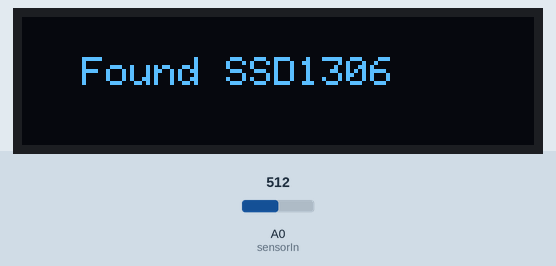
This sketch was run on a simulated Arduino Uno, built with avr-gcc and run on an emulated ATmega328P. Shown: 128×32 one-colour display. The test bench sets the inputs (shaded band); at power-on: A0 (sensorIn) = 512. The display library's start-up logo is not drawn; what the sketch prints to the serial monitor is not drawn.

Above: at 0.1 s.

The sketch:

acs712-lcd.ino
```cpp
/*
ACS712 Sensor current
Adafruit SSD1306 LCD display
*/

#include <Wire.h>
#include <Adafruit_SSD1306.h>
#include <OneWire.h>

#define SCREEN_WIDTH 128 // OLED display width, in pixels
#define SCREEN_HEIGHT 32 // OLED display height, in pixels
#define OLED_RESET     4 // Reset pin # (or -1 if sharing Arduino reset pin)
#define SCREEN_ADDRESS 0x3C //< See datasheet for Address; 0x3D for 128x64, 0x3C for 128x32


Adafruit_SSD1306 display(SCREEN_WIDTH, SCREEN_HEIGHT, &Wire, OLED_RESET);

/*
Measuring AC Current Using ACS712
*/
const int sensorIn = A0;
int mVperAmp = 185; // use 100 for 20A Module and 66 for 30A Module
float voltage = 0;


void initSSD1306() {
  if(!display.begin(SSD1306_SWITCHCAPVCC, SCREEN_ADDRESS)) {
    Serial.println(F("SSD1306 allocation failed"));
    for(;;); // Don't proceed, loop forever
  }

  // Show initial display buffer contents on the screen --
  // the library initializes this with an Adafruit splash screen.
  display.display();

  // Clear the buffer
  display.clearDisplay();
  display.setTextSize(1);
  display.setTextColor(SSD1306_WHITE);
  printMessage("Found SSD1306");
}

float getVoltage()
{
  float result;

  int readValue; //value read from the sensor
  int totalValue = 0;
  float avgValue = 0.0;

  readValue = analogRead(sensorIn);

  result = (readValue * 5.0)/1024.0;

 return result;
}

void displayValue(String type, float value, String unit, uint8_t line) {
  if(line == 1) {
    display.setCursor(5, 5);
  } else {
    display.setCursor(5, 21);
  }
  display.print(type);
  display.print(value);
  display.print(unit);
  display.display();
  Serial.print(type);
  Serial.print(value);
  Serial.println(unit);
}

void printMessage(String message) {
  display.clearDisplay();
  display.setCursor(15, 10);
  display.print(message);
  display.display();
  Serial.println(message);
}


void setup() {
  Serial.begin(9600);

  while (!Serial) { delay(10); } // Wait for serial console to open!

  initSSD1306();
  delay(2000);
}


void loop() {

 voltage = getVoltage();

 float current = (voltage * 1000)/mVperAmp;
 Serial.print(current);
 Serial.println(" Amps");
 delay(5000);

}
```
